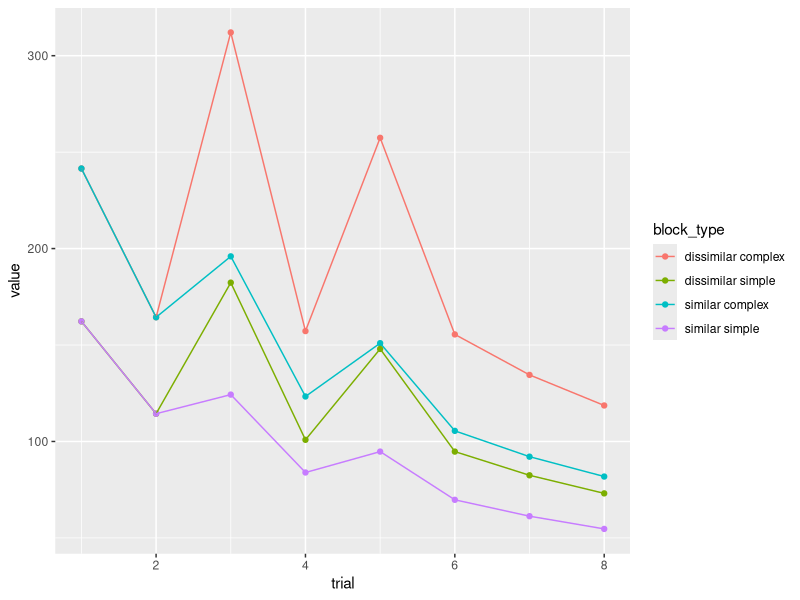
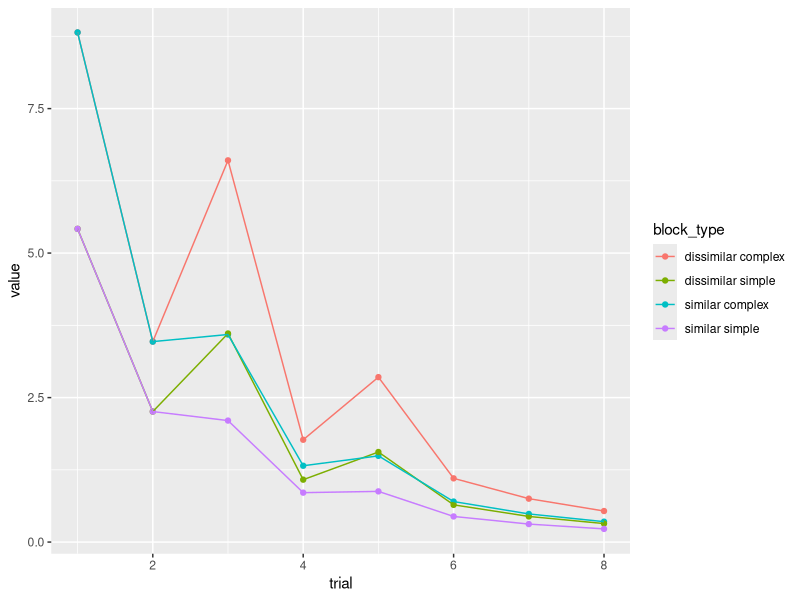

Generate these figures, in order, with R:
## ---- chunk 1
library(tidyverse)
library(patchwork)
library(here)
## ---- chunk 2
TOTAL_FEATURE_N = 3
COMPLEX_FEATURE_N = 1
SIMPLE_FEATURE_N = 1
SIMILAR_RATIO = .2
DISSIMILAR_RATIO = .8

# generate stimuli
generate_stimuli_vector <- function(total_feature_n, stimuli_feature_n){
  
  vec <- c(rep(0, total_feature_n - stimuli_feature_n), rep(1, stimuli_feature_n))
  return(sample(vec))
  
}

# generate similar / dissimilar stimuli
# similar ratio is the proportion of different features for similar stimuli
# dissimilar ratio is the proportion of different features for dissimilar stimuli
generate_stimuli_similarity <- function(original_stimuli, similarity, 
                                        similar_ratio, 
                                        dissimilar_ratio){
  
  non_overlapping_feature <- ifelse(similarity == "similar", similar_ratio, dissimilar_ratio)
  
  # first figure out where the 1s are at 
  feature_pos <- which(original_stimuli %in% c(1))
  non_feature_pos <- which(original_stimuli %in% c(0))
  
  # change 1 to 0
  feature_change_pos <- sample(feature_pos, 
                               non_overlapping_feature * length(feature_pos), 
                               replace = FALSE)
  
  new_stim <- replace(original_stimuli, feature_change_pos, 0)
  
  # change 0 to 1 
  non_feature_change_pos <- sample(non_feature_pos, 
                                   non_overlapping_feature * length(feature_pos), 
                                   replace = FALSE)
  
  new_stim <- replace(new_stim, non_feature_change_pos, 1)
  
  
  return (new_stim)  
  
}

## create a stimuli sequence 
generate_block_sequence <- function(total_feature_n, 
                             simple_feature_n, 
                             complex_feature_n,
                             similar_ratio, 
                             dissimilar_ratio, 
                             block_length, 
                             deviant_pos, 
                             complexity, 
                             similarity){
  
  TOTAL_FEATURE_N = total_feature_n  
  # the number of 1 in the feature vector 
  SIMPLE_FEATURE_N = simple_feature_n
  COMPLEX_FEATURE_N = complex_feature_n  
  
  feature_n <- ifelse(complexity == "complex", COMPLEX_FEATURE_N, SIMPLE_FEATURE_N)
  background_stim <- generate_stimuli_vector(TOTAL_FEATURE_N, feature_n)
  deviant_stim <- generate_stimuli_similarity(background_stim, 
                                              similarity, 
                                              similar_ratio, 
                                              dissimilar_ratio)
  
  block_list <- replicate(block_length, background_stim, simplify = FALSE)
  
  block_list[deviant_pos] <- replicate(length(deviant_pos), 
                                       deviant_stim, 
                                       simplify = FALSE)
  
  return(block_list)
  
}


example_block_complex_similar <- generate_block_sequence(
  TOTAL_FEATURE_N, 
  SIMPLE_FEATURE_N, 
  COMPLEX_FEATURE_N, 
  SIMILAR_RATIO, 
  DISSIMILAR_RATIO,
  8, c(7), "complex", "similar")
example_block_complex_dissimilar <- generate_block_sequence(
  TOTAL_FEATURE_N, 
  SIMPLE_FEATURE_N, 
  COMPLEX_FEATURE_N, 
  SIMILAR_RATIO, 
  DISSIMILAR_RATIO,
  8, c(7), "complex", "dissimilar")
example_block_simple_similar <- generate_block_sequence(
  TOTAL_FEATURE_N, 
  SIMPLE_FEATURE_N, 
  COMPLEX_FEATURE_N, 
  SIMILAR_RATIO, 
  DISSIMILAR_RATIO,
  8, c(7), "simple", "similar")
example_block_simple_dissimilar <- generate_block_sequence(
  TOTAL_FEATURE_N, 
  SIMPLE_FEATURE_N, 
  SIMILAR_RATIO, 
  DISSIMILAR_RATIO,
  COMPLEX_FEATURE_N, 8, c(7), "simple", "dissimilar")

NUM_FEATURE_SAMPLE_PER_OBSERVATION <- 3

# generate observation sequence 
make_observation <- function(stimuli, feature_sample){
  
  #figure out the feature position  
  feature_pos <- which(stimuli %in% c(1))
  sampled_feature <- sample(feature_pos, 
                            feature_sample, 
                            replace = FALSE)
  observation <- rep(0, length(stimuli))
  observation[sampled_feature] <- 1
  
  return(observation)
  
}

example_block_complex_similar <- generate_block_sequence(
  TOTAL_FEATURE_N, 
  SIMPLE_FEATURE_N, 
  COMPLEX_FEATURE_N,
  SIMILAR_RATIO, 
  DISSIMILAR_RATIO,
  5, c(4), "complex", "similar")

example_block_complex_similar 
#example_observation <- lapply(example_block_complex_similar, make_observation, 
                              #NUM_FEATURE_SAMPLE_PER_OBSERVATION)
#example_observation

## ---- chunk 3
# calculate beta count for a given block
get_beta_count <- function(block, feature_prior = c(3,1)){
  prior <- replicate(length(block[[1]]), feature_prior, simplify = FALSE)
  
  beta_count <- list()
  beta_count[[1]] <- prior 
  for (trial in 1:length(block)){
    beta_count[[trial+1]] <- mapply(function(x, y) {
         x[y + 1] <- x[y + 1] + 1
         return(list(x))
       },
       beta_count[[trial]], 
       block[[trial]])
  }
  
    
    
    
    
    # if (trial == 1) {
    #   beta_count[[trial]] <- prior 
    # } else {
    #   beta_count[[trial]] <- mapply(function(x, y) {
    #     x[y + 1] <- x[y + 1] + 1
    #     return(list(x))
    #   },
    #   beta_count[[trial-1]], 
    #   block[[trial]])
    # }
  
    return(beta_count)

  }
  


# use beta count to calculate feature probability 
get_probability <- function(block_beta){
  
  lapply(block_beta, function(x) lapply(x, function(x) x/sum(x)))
  
}

get_surprise <- function(block_probability, block_sequence){
  
  mapply(function (probs, seq) {
    sum(-log2(mapply(function (x, y) x[y + 1], probs, seq))) 
  }, block_probability[1:length(block_probability)-1], block_sequence)
  
}

#KL divergence betwen two bernoulli distribution? https://math.stackexchange.com/questions/2604566/kl-divergence-between-two-multivariate-bernoulli-distribution#:~:text=The%20KL%20divergence%20between%20two%20such%20distributions%20is%20DK,z)q(z).

get_learning_progress <- function(block_probability){
  learning_progress <- list()

  # stimuli_prob <- mapply(function (probs, seq) {
  #   feature_prob <- list()
  #   for (feature_pos in 1:length(seq)){
  #     if (seq[[feature_pos]] == 1){
  #       feature_prob[feature_pos] <- list(probs[[feature_pos]])
  #     }else{
  #       feature_prob[feature_pos] <- list(rev(probs[[feature_pos]]))
  #     }
  #   }
  #   return(list(feature_prob))
  #    # why does it only index into the second feature? 
  # }, block_probability, block_sequence)
  
  # for (trial in 1:length(block_probability)){
  #   prev = block_probability[[trial]]
  #   curr = stimuli_prob[[trial]]
  #   trial_lp = mapply(function(curr, prev){
  #        #lp <- curr[[1]] * log2(curr[[1]]/prev[[1]]) #the probability of seeing the feature 
  #        lp <- curr[[1]]*log2(curr[[1]]/prev[[1]]) + curr[[2]]*log2(curr[[2]]/prev[[2]])
  #        return(lp) 
  #      }, curr, prev)
  #   learning_progress[trial] <- sum(trial_lp) 
  #    }
  #   
  # return(learning_progress)
  #   
  # }  
  

   for (trial in 2:length(block_probability)){
     
    
      prev_prob = block_probability[[trial-1]]
      curr_prob = block_probability[[trial]]
      trial_lp = mapply(function(curr, prev){
        #lp <- curr[[1]] * log2(curr[[1]]/prev[[1]]) #the probability of seeing the feature 
        lp <- curr[[1]]*log2(curr[[1]]/prev[[1]]) + curr[[2]]*log2(curr[[2]]/prev[[2]])
        return(lp) 
      }, curr_prob, prev_prob)
    
   learning_progress[trial] <- sum(trial_lp) 
   }
  return(learning_progress[2:length(learning_progress)])
}

example_beta <- get_beta_count(example_block_complex_similar)
example_prob <- get_probability(example_beta)
example_surprise <- get_surprise(example_prob,example_block_complex_similar)

get_plot_surprise <- function(surprise){
  tibble("surprise" = surprise) %>% 
    mutate( trial = row_number()) %>% 
    unnest(surprise) %>% 
    ggplot(aes(x = trial, y = surpise)) + 
    geom_point() + 
    geom_line()
  
}


## ---- chunk 4
get_block_sequence <- function(
  complexity, 
  similarity, 
  total_feature_n, 
  simple_feature_n, 
  complex_feature_n, 
  similar_ratio, 
  dissimilar_ratio){
  
  TOTAL_FEATURE_N = total_feature_n  
  # the number of 1 in the feature vector 
  SIMPLE_FEATURE_N = simple_feature_n
  COMPLEX_FEATURE_N = complex_feature_n  
  block_length = 8
  deviant_pos = c(3,  5)
  
  feature_n <- ifelse(complexity == "complex", COMPLEX_FEATURE_N, SIMPLE_FEATURE_N)
  background_stim <- generate_stimuli_vector(TOTAL_FEATURE_N, feature_n)
  deviant_stim <- generate_stimuli_similarity(background_stim, 
                                              similarity, 
                                              similar_ratio, 
                                              dissimilar_ratio)
  
  block_list <- replicate(block_length, background_stim, simplify = FALSE)
  
  block_list[deviant_pos] <- replicate(length(deviant_pos),
                                       deviant_stim,
                                       simplify = FALSE)
  
  return(block_list)
  
}



## ---- chunk 5

complexity = c("complex", "simple")
similarity = c("similar", "dissimilar")
feature = c(200)
simple_feature = c(50)
complex_feature = c(100)
similar_ratio = c(0.3)
dissimilar_ratio = c(0.8)




df_parameter <- crossing(complexity, similarity, feature, 
                         simple_feature, complex_feature, 
                         similar_ratio, dissimilar_ratio) %>% 
  filter(complex_feature > simple_feature) %>% 
  filter(similar_ratio < dissimilar_ratio)

df_feature_sim <- df_parameter %>% 
  mutate(
    sequence = pmap(df_parameter, .f = ~with(list(...), 
                                             get_block_sequence(complexity, similarity, 
                                                                feature, 
                                                                simple_feature, complex_feature, 
                                                                similar_ratio, dissimilar_ratio)))
  ) %>% 
   mutate(beta = map(.x = sequence, 
                    .f = get_beta_count), 
         probability = map(.x = beta, 
                           .f = get_probability), 
         surprise = map2(.x = probability, 
                         .y = sequence, 
                         .f = get_surprise), 
         learning_progress = map(
           .x = probability, 
           .f = get_learning_progress
         )) %>% 
  mutate(
    complex_simple_diff = complex_feature - simple_feature
  )
## ---- chunk 6


df_visualization <- df_feature_sim %>% 
  unnest(c(learning_progress, surprise)) %>% 
  unnest(c(learning_progress, surprise)) %>% 
  group_by(similarity, complexity, feature, 
           simple_feature, complex_feature, 
           similar_ratio, dissimilar_ratio) %>% 
  mutate(trial = row_number(), 
         block_type = paste(similarity, complexity)) %>% 
  pivot_longer(cols = c(surprise, learning_progress), 
               names_to = "measurement_type", 
               values_to = "value") 


df_visualization %>% 
  filter(measurement_type == "surprise") %>% 
  ggplot(aes(x = trial, 
             y = value, 
             color = block_type)) + 
  geom_point() + 
  geom_line() 

df_visualization %>% 
  filter(measurement_type == "learning_progress") %>% 
  ggplot(aes(x = trial, 
             y = value, 
             color = block_type)) + 
  geom_point() + 
  geom_line() 
